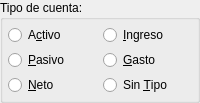
          <widget class="QGroupBox" name="groupBox_2" >
           <property name="title" >
            <string>Tipo de cuenta:</string>
           </property>
           <layout class="QHBoxLayout" >
            <property name="margin" >
             <number>5</number>
            </property>
            <property name="spacing" >
             <number>5</number>
            </property>
            <item>
             <layout class="QGridLayout" >
              <property name="margin" >
               <number>0</number>
              </property>
              <property name="spacing" >
               <number>5</number>
              </property>
              <item row="2" column="0" >
               <widget class="QRadioButton" name="cuentaneto" >
                <property name="text" >
                 <string>&amp;Neto</string>
                </property>
               </widget>
              </item>
              <item row="2" column="1" >
               <widget class="QRadioButton" name="cuentasintipo" >
                <property name="text" >
                 <string>Sin &amp;Tipo</string>
                </property>
               </widget>
              </item>
              <item row="0" column="0" >
               <widget class="QRadioButton" name="cuentaactivo" >
                <property name="text" >
                 <string>A&amp;ctivo</string>
                </property>
                <property name="shortcut" >
                 <string>Alt+C</string>
                </property>
               </widget>
              </item>
              <item row="0" column="1" >
               <widget class="QRadioButton" name="cuentaingreso" >
                <property name="text" >
                 <string>&amp;Ingreso</string>
                </property>
               </widget>
              </item>
              <item row="1" column="1" >
               <widget class="QRadioButton" name="cuentagasto" >
                <property name="text" >
                 <string>&amp;Gasto</string>
                </property>
                <property name="shortcut" >
                 <string>Alt+G</string>
                </property>
               </widget>
              </item>
              <item row="1" column="0" >
               <widget class="QRadioButton" name="cuentapasivo" >
                <property name="text" >
                 <string>&amp;Pasivo</string>
                </property>
                <property name="shortcut" >
                 <string>Alt+P</string>
                </property>
               </widget>
              </item>
             </layout>
            </item>
           </layout>
          </widget>
